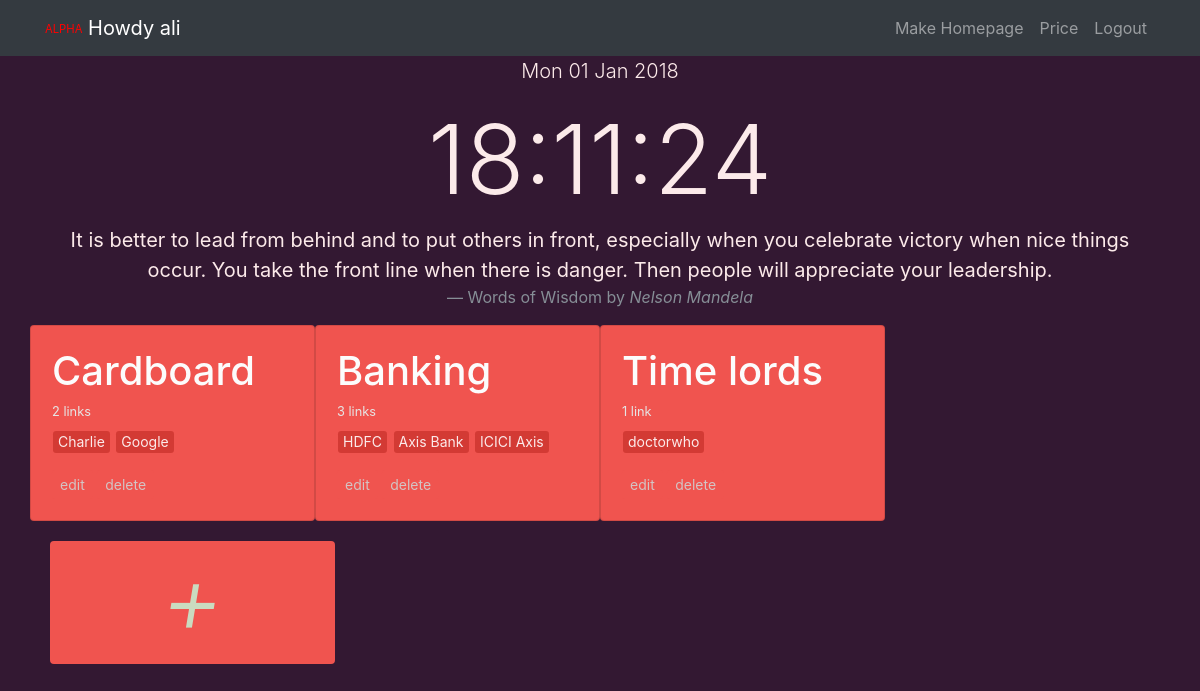
Screenshot of / (signed in) with the database file from the repository.
### core/models.py (models this page shows, shortened)
class group(models.Model):
	user			=		models.ForeignKey(settings.AUTH_USER_MODEL, default=1, on_delete=models.CASCADE)
	slug			=		models.SlugField(unique=True)
	group_name		=		models.CharField(max_length=50, blank=False, null=False, default=suggest_group())
	timestamp		=		models.DateTimeField(auto_now=False, auto_now_add=True)
	updated			=		models.DateTimeField(auto_now=True, auto_now_add=False)
	def get_edit_url(self):
		return reverse("user:card_edit", kwargs={"slug" : self.slug})
	def get_delete_url(self):
		return reverse('user:card_delete', kwargs={"slug" : self.slug})
	class Meta:
		ordering 	=		["-timestamp", "-updated"]

class linklist(models.Model):
	user 			=		models.ForeignKey(settings.AUTH_USER_MODEL, default=1,on_delete=models.CASCADE)
	title			=		models.CharField(max_length=50, blank=False, null=False)
	link 			=		models.CharField(max_length=100, blank=False, null=False)
	card			=		models.ForeignKey('group', related_name='card_content', on_delete=models.CASCADE, default=1)
	visit_count		=		models.IntegerField(default=0)
	timestamp		=		models.DateTimeField(auto_now=False, auto_now_add=True)
	updated			=		models.DateTimeField(auto_now=True, auto_now_add=False)
	class Meta:
		ordering	=		["-timestamp", "-updated"]

### core/views.py (the view)
# urls.py: path('', views.index, name='home'),
def index(request):
	dbug = settings.DEBUG
	today = datetime.today()
	if request.user.is_authenticated:
		pass
	else:
		return HttpResponseRedirect('/welcome')
	created_groups = group.objects.filter(user=request.user).annotate(group__count=Count('card_content'))
	created_links = linklist.objects.filter(user=request.user)
	context = {
		"groups" : created_groups,
		'links' : created_links,
		"today" : today,
		'dbug' : dbug,
	}
	return render(request, 'user_home.html', context)

### templates/user_home.html (shortened to what this page needs)
{% extends 'index.html' %}
{% load static %}
{% block bodytag %}
onload="startTime()"
{% endblock %}
	{% block content_1 %}
	<div class="container">
		<div class="row text-center">
			<div class="col-lg-12">
				<p class="lead"> {{today|date:"D d M Y"}}</p>
				<h1 class="display-1" id="clocktext">
				</h1>
				<blockquote class="blockquote">
					<p class="mb-0">It is better to lead from behind and to put others in front, especially when you celebrate victory when nice things occur. You take the front line when there is danger. Then people will appreciate your leadership.</p>
					<footer class="blockquote-footer">Words of Wisdom by
						<cite title="Source Title">Nelson Mandela</cite>
					</footer>
				</blockquote>
			</div>
		</div>
	</div>
	<div class="container">
		<div class="row" style="align-self: center;">
			{% for group in groups %}
			<div class="card custom-card col-lg-3">
				<div class="card-body">
					<h1 class="card-title">
						<a class="card-main" href="#" onclick="return {{request.user.username}}_{{forloop.counter}}()">{{group.group_name}}</a></h1>
						<h6 class="card-subtitle mb-2 ">
							<small>
								{{group.group__count}} link{{ group.group__count|pluralize:"s" }}
							</small>
						</h6>
						<p class="card-text">
							{% for link in links %}
							{% if link.card == group %}
							<a href="{{ link.link }}" class="btn btn-info btn-sm tinylink" role="button" aria-pressed="true">{{ link.title }}</a>
							{% endif %}
							{% endfor %}
						</p>
						<a href="{{ group.get_edit_url }}" class="btn btn-light btn-sm changecard" role="button" aria-pressed="true">edit</a>
						<a href="#" class="btn btn-dark btn-sm changecard" data-toggle="modal" data-target="#modal_{{group.slug}}" aria-pressed="true">delete</a>
			</div>
		</div>
		{% endfor %}
		<a href="{% url 'core:card_create' %}" class="card-block clearfix col-lg-3 col-md-3 text-center rounded">
			<div class="row">
				<div class="col-12 align-middle">
					<h1 class="display-1"><i>+</i></h1>
				</div>
			</div>
		</a>
	</div>
</div>
{% endblock %}

### templates/index.html (shortened to what this page needs)
{% load static %}
<!DOCTYPE html>
<html lang="en">
  <head>
    <link href="{% static 'base/vendor/bootstrap/css/bootstrap.min.css' %}" rel="stylesheet">
  </head>
  <body bgcolor="#331832" {% block bodytag %} {% endblock %}>
    <nav class="navbar navbar-expand-lg navbar-dark bg-dark fixed-top">
      <div class="container">
        <a class="navbar-brand" href="{% url 'user:home' %}">
          <sub style="color: RED"><sup>ALPHA</sup></sub>
          {% if request.user.is_authenticated %} Howdy {{request.user.username}} {% else %} daily Launcher {% endif %}
        </a>
        <div class="collapse navbar-collapse" id="navbarResponsive">
          <ul class="navbar-nav ml-auto">
            <li class="nav-item">
              <a class="nav-link" href="#">Make Homepage</a>
            </li>
            <li class="nav-item">
              <a class="nav-link" href="{% url 'user:price' %}">Price</a>
            </li>
            <li class="nav-item">
              {% if request.user.is_authenticated %}
                <a class="nav-link" href="{% url 'logout' %}">Logout</a>
              {% else %}
                <a class="nav-link" href="{% url 'login' %}">Login</a>
              {% endif %}
            </li>
          </ul>
        </div>
      </div>
    </nav>
  <div class="container col">
    {% block content_1 %}
    {% endblock %}
  </div>
  </body>
</html>

### templates/index.html (style rules this page uses)
body { padding-top: 54px; background: #331832 !important; color : #FCEAEA; display:flex; }
@media (min-width: 992px) { body { padding-top: 56px; } }
a.card-block { background-color: #F0544F; margin: 20px; color: #CADBC0; }

### templates/user_home.html (style rules this page uses)
a.tinylink { color : #FCEAEA; background: #D33A34; border: hidden; outline: hidden; padding: 5px; margin: 1px; line-height: 0.8; }
a.changecard { color: #D3C4C4; background: #F0544F; outline: hidden; border-color: #F0544F; border: hidden; }
div.custom-card { width: 18rem; background: #F0544F; padding: 1px; }
h6.card-subtitle { color: #E5E5E5 }
a.card-main { color: #FCFCFC }

### rows the page displays
group: group_name "Cardboard", group__count "2"
linklist: title "Charlie"
linklist: title "Google"
group: group_name "Banking", group__count "3"
linklist: title "HDFC"
linklist: title "Axis Bank"
linklist: title "ICICI Axis"
group: group_name "Time lords", group__count "1"
linklist: title "doctorwho"

### other values shown
{{ request.user.username }} "ali"
{{ today|date:"D d M Y" }} "Mon 01 Jan 2018"
